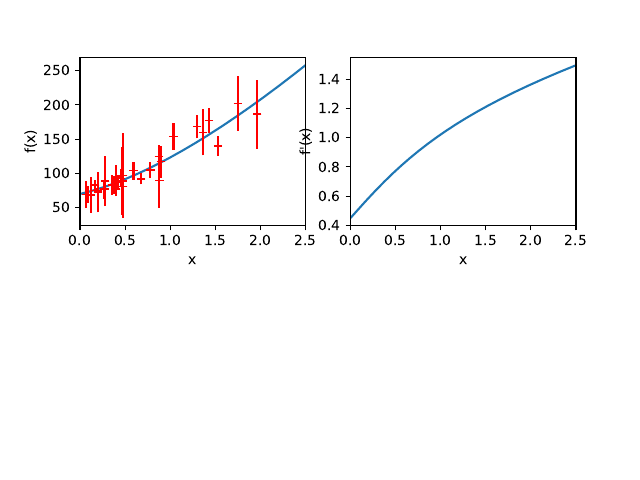

Write Python code to recreate this figure.
import matplotlib.pyplot as plt
from numpy import loadtxt

def plot(X, Y, Sigma, rec, drec, title, d2rec=None, d3rec=None ):

    plt.subplot(221)
    plt.xlim(0, 2.5)
    plt.fill_between(rec[:, 0], rec[:, 1] + rec[:, 2], rec[:, 1] - rec[:, 2],
                     facecolor='lightblue')
    plt.plot(rec[:, 0], rec[:, 1])
    plt.errorbar(X, Y, Sigma, color='red', fmt='_')
    plt.xlabel('x')
    plt.ylabel('f(x)')

    plt.subplot(222)
    plt.xlim(0, 2.5)
    plt.fill_between(drec[:, 0], drec[:, 1] + drec[:, 2], 
                     drec[:, 1] - drec[:, 2], facecolor='lightblue')
    plt.plot(drec[:, 0], drec[:, 1])
    plt.xlabel('x')
    plt.ylabel("f'(x)")

    # plt.subplot(223)
    # plt.xlim(0, 2.5)
    # plt.fill_between(d2rec[:, 0], d2rec[:, 1] + d2rec[:, 2], 
    #                  d2rec[:, 1] - d2rec[:, 2], facecolor='lightblue')
    # plt.plot(d2rec[:, 0], d2rec[:, 1])
    # plt.xlabel('x')
    # plt.ylabel("f''(x)")

    # plt.subplot(224)
    # plt.xlim(0, 2.5)
    # plt.fill_between(d3rec[:, 0], d3rec[:, 1] + d3rec[:, 2], 
    #                  d3rec[:, 1] - d3rec[:, 2], facecolor='lightblue')
    # plt.plot(d3rec[:, 0], d3rec[:, 1])
    # plt.xlabel('x')
    # plt.ylabel("f'''(x)")
    
    plt.savefig(f'{title}')

if __name__=="__main__":
    (X,Y,Sigma) = loadtxt("../inputdata.txt", unpack='True')
    rec = loadtxt("f.txt")
    drec = loadtxt("df.txt")
    # d2rec = loadtxt("d2f.txt")
    # d3rec = loadtxt("d3f.txt")

    plot(X, Y, Sigma, rec, drec)
